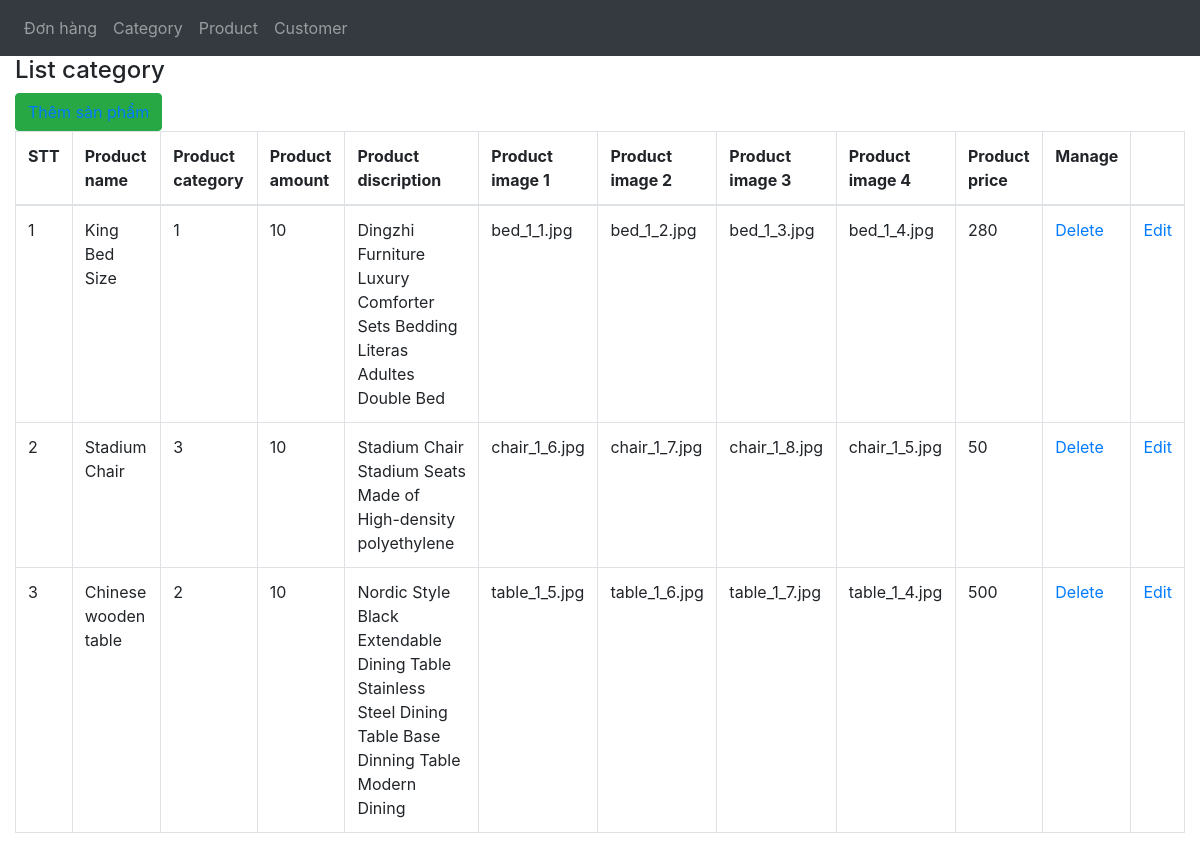
Page /admin/xulisanpham.php on the earlier database version.
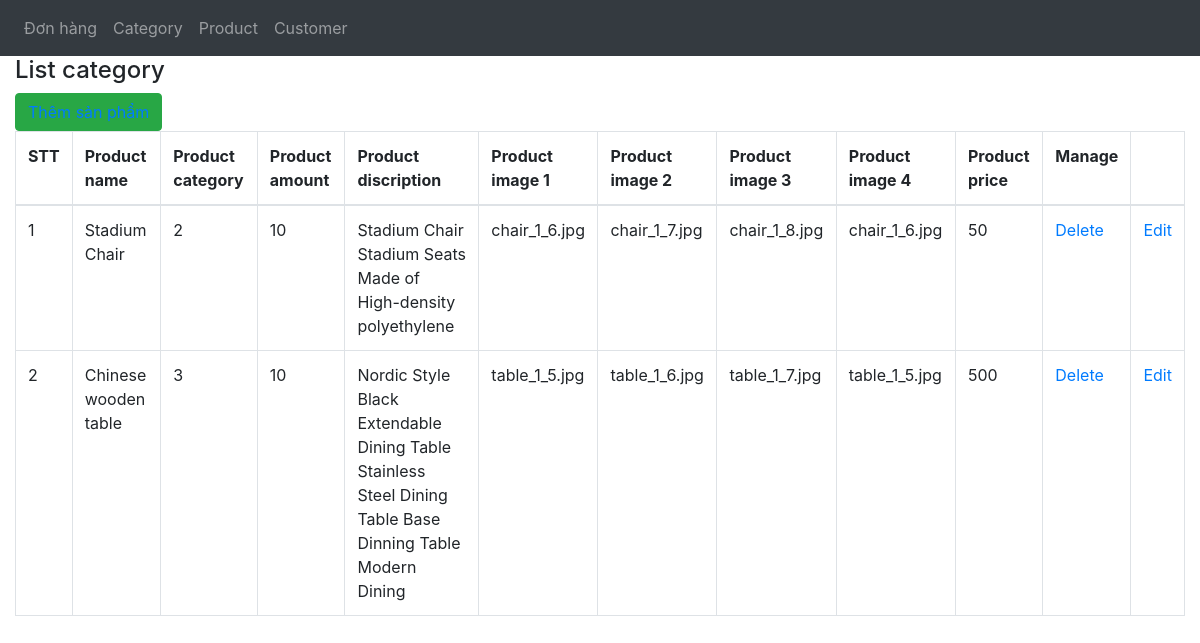
Same page on the later database version.
### tables this page shows
CREATE TABLE `tbl_product` (
  `product_id` int(11) NOT NULL,
  `product_category` int(11) NOT NULL,
  `product_amount` int(11) NOT NULL,
  `product_discrip` text NOT NULL,
  `product_image1` varchar(50) NOT NULL,
  `product_image2` varchar(50) NOT NULL,
  `product_image3` varchar(50) NOT NULL,
  `product_image4` varchar(50) NOT NULL,
  `product_name` varchar(50) NOT NULL,
  `product_price` float NOT NULL
);

### admin/xulisanpham.php (the view, shortened to what this page needs)
<?php
$con = mysqli_connect("localhost:3307","root","","donoithat");
?>
<?php
    $sql_product = mysqli_query($con, "SELECT * FROM tbl_product");
?>
<!DOCTYPE html>
<html lang="en">
<head>
    <link rel="stylesheet" href="https://maxcdn.bootstrapcdn.com/bootstrap/4.5.2/css/bootstrap.min.css">
</head>
<body>
<?php
 include_once('nav.php');
?>
<div>
            <div class = "col-md-12">
            <h4>List category</h4>
            <button class = "btn btn-success"><a href = "xulisanpham1.php?themsanpham">Thêm sản phẩm</a></button>
            <table class = "table table-resonsive table-bordered table-tripped">
                <tr>
                    <th>STT</th>
                    <th>Product name</th>
                    <th>Product category</th>
                    <th>Product amount</th>
                    <th>Product discription</th>
                    <th>Product image 1</th>
                    <th>Product image 2</th>
                    <th>Product image 3</th>
                    <th>Product image 4</th>
                    <th>Product price</th>
                    <th>Manage</th>
                </tr>
                <tbody>
                <?php
                    $i = 1;
                    while($row_product = mysqli_fetch_array($sql_product)) {
                ?>
                   <tr>
                        <td><?php echo $i?></td>
                        <td><?php echo $row_product['product_name']?></td>
                        <td><?php echo $row_product['product_category']?></td>
                        <td><?php echo $row_product['product_amount']?></td>
                        <td><?php echo $row_product['product_discrip']?></td>
                        <td><?php echo $row_product['product_image1']?></td>
                        <td><?php echo $row_product['product_image2']?></td>
                        <td><?php echo $row_product['product_image3']?></td>
                        <td><?php echo $row_product['product_image4']?></td>
                        <td><?php echo $row_product['product_price']?></td>
                        <td><a href = "xulisanpham1.php?xoa=<?php echo $row_product['product_id']?>">Delete</a></td>
                        <td><a href = "xulisanpham1.php?sua=<?php echo $row_product['product_id']?>">Edit</a></td>
                    </tr>
                <?php
                    $i++;
                    }
                ?>
                </tbody>
            </table>
        </div>
    </div>
</body>
</html>

### admin/nav.php
<nav class="navbar navbar-expand-sm bg-dark navbar-dark">
  <ul class="navbar-nav">
    <li class="nav-item">
      <a class="nav-link" href="xulidonhang.php">Đơn hàng</a>
    </li>
    <li class="nav-item">
      <a class="nav-link" href="xulidanhmuc.php?themdanhmuc">Category</a>
    </li>
    <li class="nav-item">
      <a class="nav-link" href="xulisanpham.php?themsanpham">Product</a>
    </li>
    <li class="nav-item">
      <a class="nav-link" href="#">Customer</a>
    </li>
  </ul>
</nav>

Differences in the rows shown:
removed tbl_product: product_name "King Bed Size", product_category "1", product_amount "10", product_discrip "Dingzhi Furniture Luxury Comforter Sets Bedding Literas Adultes Double Bed", product_image1 "bed_1_1.jpg", product_image2 "bed_1_2.jpg", product_image3 "bed_1_3.jpg", product_image4 "bed_1_4.jpg", product_price "280"
changed tbl_product "Stadium Chair": product_category "3" → "2"; product_image4 "chair_1_5.jpg" → "chair_1_6.jpg"
changed tbl_product "Chinese wooden table": product_category "2" → "3"; product_image4 "table_1_4.jpg" → "table_1_5.jpg"
